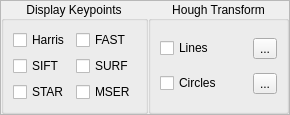
<?xml version="1.0" encoding="UTF-8"?>
<ui version="4.0">
 <class>FeatureExtractor</class>
 <widget class="QFrame" name="FeatureExtractor">
  <property name="geometry">
   <rect>
    <x>0</x>
    <y>0</y>
    <width>290</width>
    <height>113</height>
   </rect>
  </property>
  <property name="sizePolicy">
   <sizepolicy hsizetype="Fixed" vsizetype="Fixed">
    <horstretch>0</horstretch>
    <verstretch>0</verstretch>
   </sizepolicy>
  </property>
  <property name="windowTitle">
   <string>Frame</string>
  </property>
  <property name="frameShape">
   <enum>QFrame::StyledPanel</enum>
  </property>
  <property name="frameShadow">
   <enum>QFrame::Raised</enum>
  </property>
  <layout class="QHBoxLayout" name="horizontalLayout">
   <property name="spacing">
    <number>0</number>
   </property>
   <property name="margin">
    <number>0</number>
   </property>
   <item>
    <widget class="QGroupBox" name="groupBox">
     <property name="title">
      <string>Display Keypoints</string>
     </property>
     <property name="alignment">
      <set>Qt::AlignCenter</set>
     </property>
     <layout class="QFormLayout" name="formLayout">
      <property name="fieldGrowthPolicy">
       <enum>QFormLayout::AllNonFixedFieldsGrow</enum>
      </property>
      <item row="0" column="0">
       <widget class="QCheckBox" name="harrisCheckBox">
        <property name="text">
         <string>Harris</string>
        </property>
       </widget>
      </item>
      <item row="0" column="1">
       <widget class="QCheckBox" name="fastCheckBox">
        <property name="text">
         <string>FAST</string>
        </property>
       </widget>
      </item>
      <item row="1" column="0">
       <widget class="QCheckBox" name="siftCheckBox">
        <property name="text">
         <string>SIFT</string>
        </property>
       </widget>
      </item>
      <item row="1" column="1">
       <widget class="QCheckBox" name="surfCheckBox">
        <property name="text">
         <string>SURF</string>
        </property>
       </widget>
      </item>
      <item row="2" column="0">
       <widget class="QCheckBox" name="starCheckBox">
        <property name="text">
         <string>STAR</string>
        </property>
       </widget>
      </item>
      <item row="2" column="1">
       <widget class="QCheckBox" name="mserCheckBox">
        <property name="text">
         <string>MSER</string>
        </property>
       </widget>
      </item>
     </layout>
    </widget>
   </item>
   <item>
    <widget class="QGroupBox" name="groupBox_2">
     <property name="title">
      <string>Hough Transform</string>
     </property>
     <property name="alignment">
      <set>Qt::AlignCenter</set>
     </property>
     <layout class="QVBoxLayout" name="verticalLayout_3">
      <item>
       <layout class="QHBoxLayout" name="horizontalLayout_6">
        <item>
         <widget class="QCheckBox" name="linesHoughCheckBox">
          <property name="text">
           <string>Lines</string>
          </property>
         </widget>
        </item>
        <item>
         <widget class="QToolButton" name="linesHoughConfigButton">
          <property name="text">
           <string>...</string>
          </property>
         </widget>
        </item>
       </layout>
      </item>
      <item>
       <layout class="QHBoxLayout" name="horizontalLayout_7">
        <item>
         <widget class="QCheckBox" name="circlesHoughCheckBox">
          <property name="text">
           <string>Circles</string>
          </property>
         </widget>
        </item>
        <item>
         <widget class="QToolButton" name="circlesHoughConfigButton">
          <property name="text">
           <string>...</string>
          </property>
         </widget>
        </item>
       </layout>
      </item>
     </layout>
    </widget>
   </item>
  </layout>
 </widget>
 <resources/>
 <connections/>
</ui>
